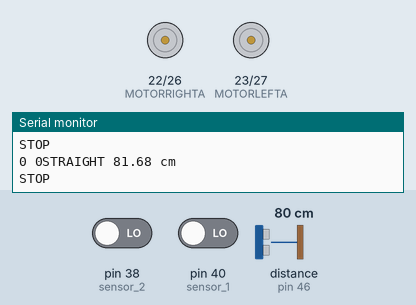
Recording of a sketch running on a simulated Arduino Mega 2560, built with avr-gcc and run on an emulated ATmega2560. On the bench: motor-driver pin pairs drawn as motors (green arrow = first pin HIGH = forward, orange = second pin HIGH = backward, longer = more drive), the last lines printed to the serial monitor. Inputs (shaded band) come from the test bench; at power-on: distance to the obstacle (sensor on pin 46) 80 cm, pin 38 (sensor_2) LOW, pin 40 (sensor_1) LOW. The echo pulse lasts 58.3 µs per cm.

Above: at 1.3 s.
1.4 s: distance to the obstacle (sensor on pin 46) set to 10 cm
2.9 s: distance to the obstacle (sensor on pin 46) set to 7 cm
At 4.1 s:
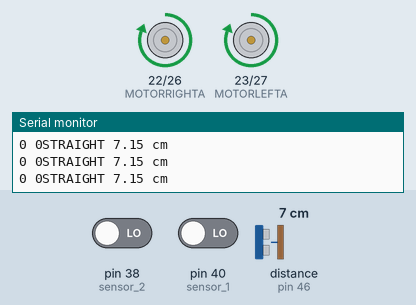
4.5 s: distance to the obstacle (sensor on pin 46) set to 9 cm
At 5.4 s:
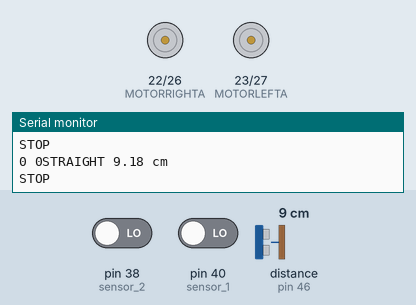
6.0 s: distance to the obstacle (sensor on pin 46) set to 2 cm
At 6.8 s:
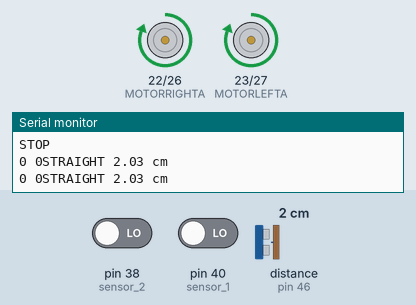
7.5 s: pin 38 (sensor_2) driven HIGH and pin 40 (sensor_1) driven HIGH
At 8.1 s:
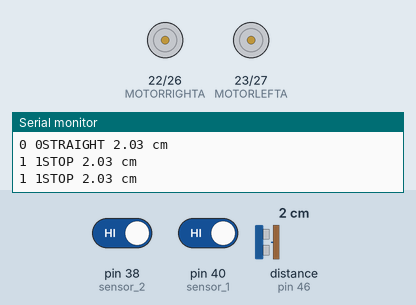
Timing chart, 0 to 10.5 s (numbered marks = the images above; inputs shaded):
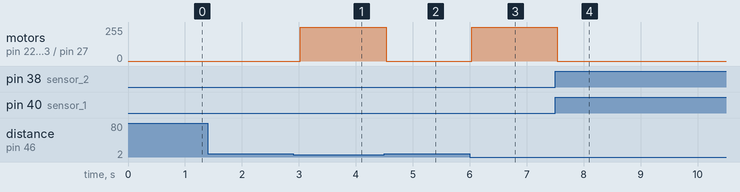

The sketch:

IR_29_10.ino
```cpp
//Date: 29/10/15

#define MOTORRIGHTA 22       //3
#define MOTORLEFTA   23      //1
#define MOTORRIGHTB 26
#define MOTORLEFTB 27

const int sensor_1 = 40;
const int sensor_2 = 38;

const int  tPin = 47;
const int ePin = 46;

double t;
double d;

int sensors[2],i,intensityr=255,intensityl=255,intensity=25,x,count,countl,countr,counts;


void setup() {

  Serial.begin(9600);
 pinMode(sensor_1, INPUT);
 pinMode(sensor_2, INPUT);
 pinMode(MOTORRIGHTA, OUTPUT);
 pinMode(MOTORRIGHTB, OUTPUT);
 pinMode(MOTORLEFTA, OUTPUT);
 pinMode(MOTORLEFTB, OUTPUT);

}

void loop()
{
 /* sensors[0] = 0;
  sensors[1] = 0;
 */
  sensors[0] = digitalRead(sensor_1);
  sensors[1] = digitalRead(sensor_2);

  /*for ( i = 0; i < 2;i++)
  {
    // sensors[i] = digitalRead(sensor_);
     sensors[i]=!sensors[i];
  }*/

   Serial.print(sensors[0]);
   Serial.print(" ");
   Serial.print(sensors[1]);
  if(sensors[0]==1 && sensors[1]==1 )
  {
    stopt();
  }

  else
  {
    forward();
  }

  pinMode(tPin, OUTPUT);
  digitalWrite(tPin, LOW);
  delayMicroseconds(3);
  digitalWrite(tPin, HIGH);
  delayMicroseconds(10);
  digitalWrite(tPin, LOW);
  delayMicroseconds(10);
  pinMode(ePin, INPUT);
  t = pulseIn(ePin, HIGH);
  d = t /57.1000;
  if (d >= 300 || d <= 0)
    {
      Serial.print(" Out of range");
    }
    else
    {
      /*Serial.print(t);
      Serial.print(" ");*/
      Serial.print(d);
      Serial.println(" cm");
    }
    if(d>9)
    {
      stopt();
    }
   Serial.println("");
   delay(500);

}

void forward()
{
    Serial.print("STRAIGHT ");
    analogWrite(MOTORRIGHTA, intensityr);
    analogWrite(MOTORRIGHTB, 0);
    analogWrite(MOTORLEFTA, intensityl);
    analogWrite(MOTORLEFTB, 0);
  }

void stopt()
 {
  Serial.print("STOP ");
    analogWrite(MOTORRIGHTA, 0);
    analogWrite(MOTORRIGHTB, 0);
    analogWrite(MOTORLEFTA, 0);
    analogWrite(MOTORLEFTB, 0);
}
```

Measured:
- the behaviour switches between 9 and 8 cm on distance to the obstacle (sensor on pin 46) (found by bisection; images 0 and 1)
- after the input at 2.9 s, motor on pin 22 (MOTORRIGHTA) / pin 26 (MOTORRIGHTB), motor on pin 23 (MOTORLEFTA) / pin 27 (MOTORLEFTB): stopped → forward 255/255 after 0.12 s
- after the input at 4.5 s, motor on pin 22 (MOTORRIGHTA) / pin 26 (MOTORRIGHTB), motor on pin 23 (MOTORLEFTA) / pin 27 (MOTORLEFTB): forward 255/255 → stopped at once
- after the input at 6.0 s, motor on pin 22 (MOTORRIGHTA) / pin 26 (MOTORRIGHTB), motor on pin 23 (MOTORLEFTA) / pin 27 (MOTORLEFTB): stopped → forward 255/255 at once
- after the input at 7.5 s, motor on pin 22 (MOTORRIGHTA) / pin 26 (MOTORRIGHTB), motor on pin 23 (MOTORLEFTA) / pin 27 (MOTORLEFTB): forward 255/255 → stopped at once
